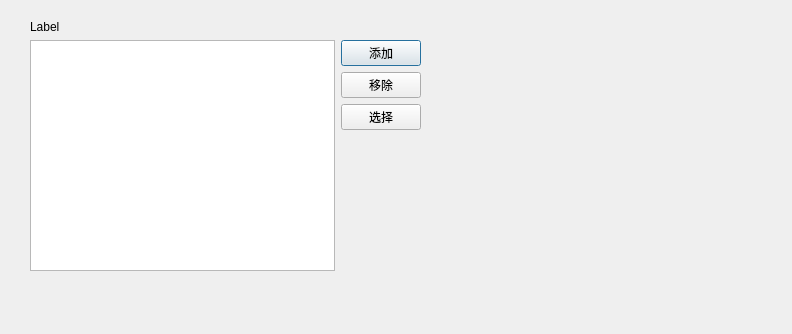
<?xml version="1.0" encoding="UTF-8"?>
<ui version="4.0">
 <class>noraListDialog</class>
 <widget class="QDialog" name="noraListDialog">
  <property name="geometry">
   <rect>
    <x>0</x>
    <y>0</y>
    <width>792</width>
    <height>334</height>
   </rect>
  </property>
  <property name="windowTitle">
   <string>Dialog</string>
  </property>
  <widget class="QWidget" name="verticalLayoutWidget">
   <property name="geometry">
    <rect>
     <x>30</x>
     <y>20</y>
     <width>391</width>
     <height>251</height>
    </rect>
   </property>
   <layout class="QVBoxLayout" name="noraChannelListLayout">
    <item>
     <widget class="QLabel" name="label">
      <property name="text">
       <string>Label</string>
      </property>
     </widget>
    </item>
    <item>
     <layout class="QHBoxLayout" name="horizontalLayout">
      <item>
       <widget class="QListWidget" name="listWidget"/>
      </item>
      <item>
       <layout class="QVBoxLayout" name="verticalLayout">
        <item>
         <widget class="QPushButton" name="addButton">
          <property name="text">
           <string>添加</string>
          </property>
         </widget>
        </item>
        <item>
         <widget class="QPushButton" name="removeButton">
          <property name="text">
           <string>移除</string>
          </property>
         </widget>
        </item>
        <item>
         <widget class="QPushButton" name="selectButton">
          <property name="text">
           <string>选择</string>
          </property>
         </widget>
        </item>
        <item>
         <spacer name="verticalSpacer">
          <property name="orientation">
           <enum>Qt::Vertical</enum>
          </property>
          <property name="sizeHint" stdset="0">
           <size>
            <width>20</width>
            <height>40</height>
           </size>
          </property>
         </spacer>
        </item>
       </layout>
      </item>
     </layout>
    </item>
    <item>
     <layout class="QVBoxLayout" name="externVerticalLayout"/>
    </item>
   </layout>
  </widget>
 </widget>
 <resources/>
 <connections/>
</ui>
